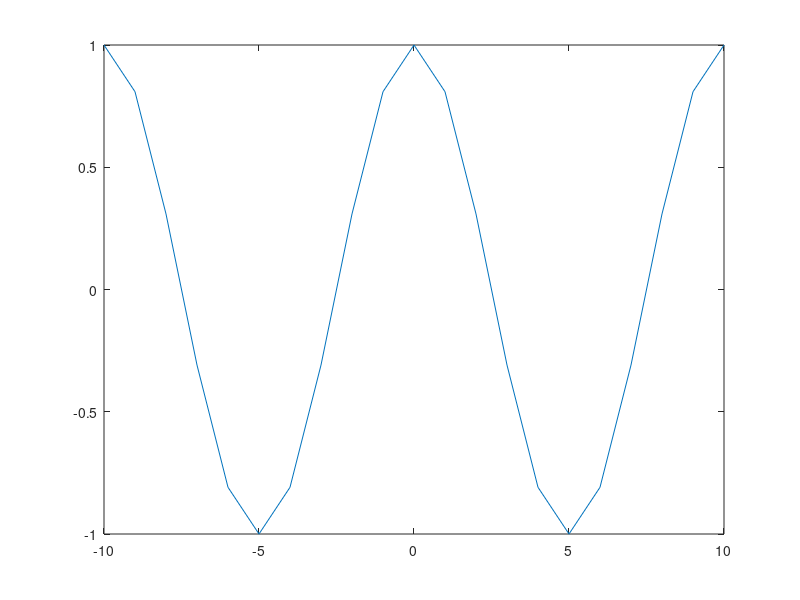
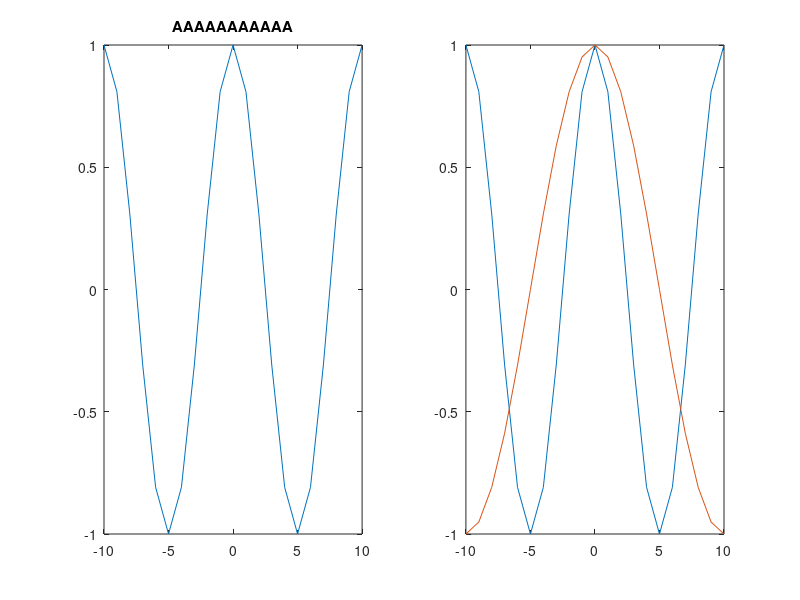

These charts were generated, in order, by the following MATLAB code:
% Fazendo grafico de uma variavel
x=[-10:10]; yreta=x; yparab=x.^2;
x2=[-20:10:20]; yreta2=x2; yparab2=x2.^2;
cos1=cos((pi/5).*x); cos2=cos((pi/10).*x);cos3=cos((pi/10).*x2);
x3=[-10:0.25:10];cos3=cos((pi/5).*x3);
x4=[-10:2:10];cos4=cos((pi/5).*x4);

%Plotando grafico
plot(x,yreta)
figure(2),plot(x,yreta,'k') %Mudando onde guarda o grafico default=figure(1)
                            % k muda a cor da linha
plot(x,yreta,'ko') %ko bota um grafico de boinhas com cor preta
plot(x,yreta,'ko-') %- acrescenta um traco ao grafico
plot(x,yreta,'.-r') %.-r coloca os pontos de x com tracos vermelho

%'Criando' cor com a escala RGB.
plot(x,yreta,'.-r','Color',[0 0.7 0])
plot(x,yreta,'.-r','Color',[1 1 0])
plot(x,yreta,'.-r','Color',[0 0.4470 0.7410])
plot(x,yreta,'.-r','Color',[255, 153, 51]/255)
grid

%Colocando dois grafico.

plot(x,cos1,x,cos2)
% % Outra forma
plot(x,cos1,'.-b'); hold
plot(x,cos2,'r')
% %Em  dois figures diferentes
figure(1),plot(x,cos1)
figure(2),plot(x,cos2)
% % Dois no mesmo figure
subplot(2,1,1); %reserva espaco 2x1 para grafico e coloca o primeiro na pos 1
plot(x,cos1)
title('AAAAAAAAAAA')
subplot(2,1,2); %reserva espaco 2x1 para grafico e coloca o primeiro na pos 2
plot(x,cos2,'Color',[1 0 0])
title('BBBBBBBBBBBB')
% % Outra forma
subplot(1,2,1); %reserva espaco 1x2 para grafico e coloca o primeiro na pos 1
plot(x,cos1)
title('AAAAAAAAAAA')
subplot(1,2,2); %reserva espaco 1x2 para grafico e coloca o primeiro na pos 2
plot(x,cos2,'Color',[1 0 0])
title('BBBBBBBBBBBB')

%Outros graficos.
plot(x4,cos4,x3,cos3)
legend({'Grafico com menos pontos','Grafico com mais pontos'},'Location','southwest')
% % Outra forma
plot(x,cos1); hold
plot(x,cos2)
